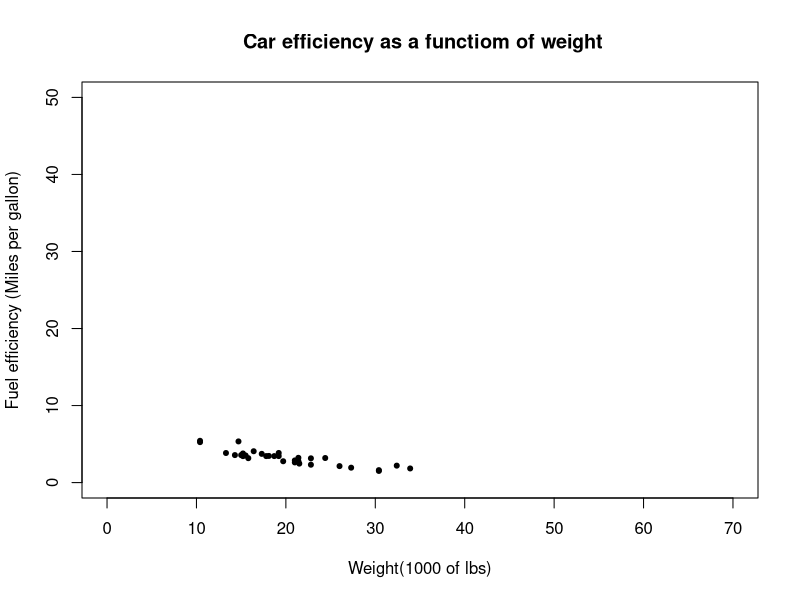
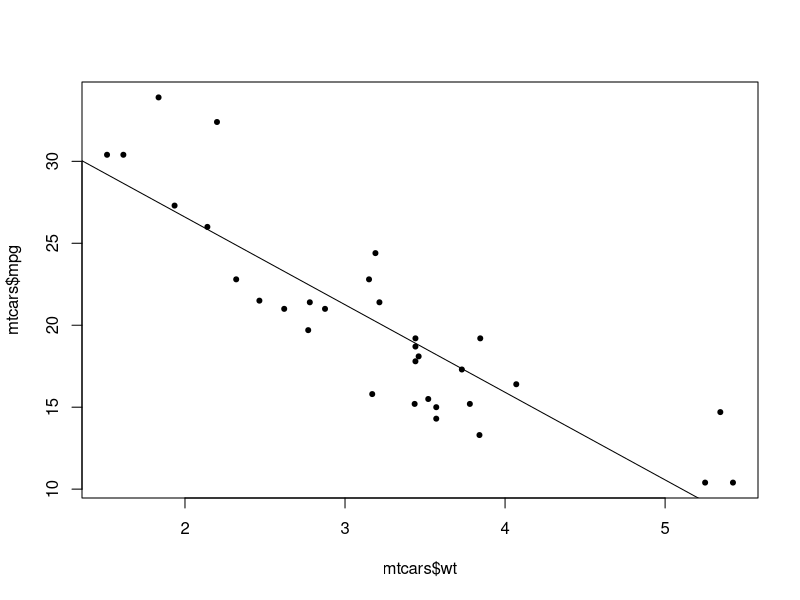
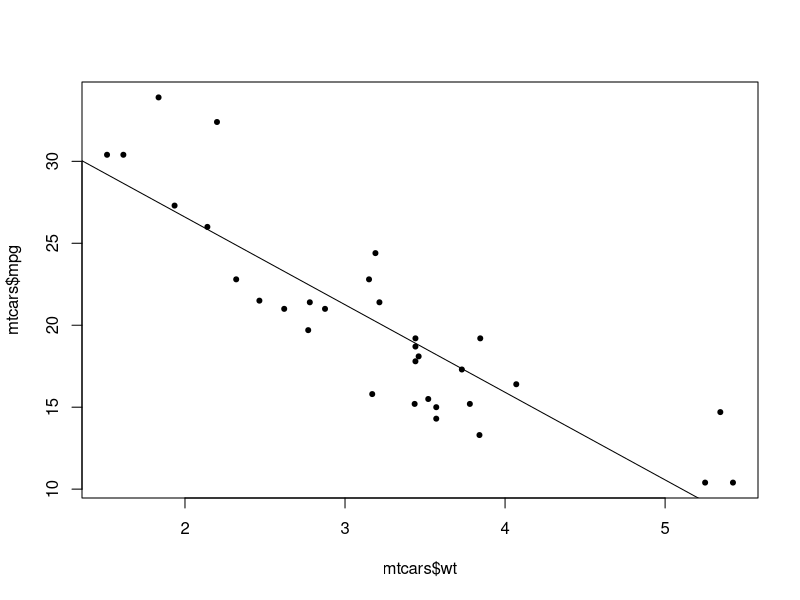

These figures' R source, in order:
###################################
###################################
########                   ########
########   Data Science 3  ########
########       Lab 6       ######## 
########  21st Nov. 2023    ########
########                   ########
###################################
###################################


# Welcome to lab number 6. Today we'll be learning a few more 
# R/general programming concepts before moving onto lecture examples

########################################
####    Boolean logic, continued    ####
########################################

# the main logic operators in R are as follows:
# the NOT operator, !, turns TRUE into FALSE and vice versa
!TRUE
!FALSE
# the AND operator, &, returns TRUE only if elements on both sides of the operator are TRUE
1==1 & 2==1
1==1 & 6==6
# the inclusive OR operator, |, returns TRUE if EITHER of the elements are TRUE
1==1 | 2==1
5==7 | 7==7

# there is no operator for exclusive OR, but there is a function, xor()
xor(8==1 , 3==2)
xor(1==3, 3==3)
xor(1==1, 2==2)
# 1.1 
# mtcars is a database of cars with several variables such as horsepower, weight, number of cylinders etc.
data(mtcars)
head(mtcars)
# Using indexing (square brackets) and the & operator, write a line of code
# that selects only the rows of mtcars with at least 6 cylinders (mtcars$cyl >= 6) and horsepower of at least 110 (mtcars$hp >= 110). Remember to include all the columns.
filtered_mtcars<-mtcars[mtcars$cyl>=6 & mtcars$hp >= 110, 1:11]
#  & mtcars[mtcars$hp<=110,1:11]
### 1.2
# Now select only those rows with either high efficiency (miles per gallon (mpg) of at least 25) or low weight (wt <= 2.5)
select_mtcars<- mtcars[mtcars$mpg>=25 | mtcars$wt <=2.5, 1:11]
select_mtcars
#############################
####    If statements    ####
#############################

# The if() function will execute everything after it, either on the same line or in {} brackets,
# only if there is a TRUE boolean statement within the parentheses
x <- 5
if(x > 3) print ('This statement is true')
if(x-4==1){
  new_object <- c('this','statement','is','also','true')
  print(new_object)
}

### 2.1
# Write a function called probe, that takes two arguments, n and w.
# The function should return a character vector of length n, consisting of 'Water' and 'Land', sampled with probability w. (so probability of sampling 'Water' is w)
# If the p argument is not numeric, or if it is not between 0 and 1, the function should return the following message:
# "Please input a probability between 0 and 1"

probe <- function (p,w){
  if (w==1)print(c("Water", "Land"))
  if(typeof(p)!= "numeric" & p < 0 | p>1){ # nolint
    print("Please input a probability between 0 and 1")
  }
  # return("good")
}
probe(1,1)
data(mtcars)
mtcars
plot(mtcars$mpg, mtcars$wt ,pch =20, ylim= c(0,50),xlim=c(0,70),main =" Car efficiency as a functiom of weight", xlab="Weight(1000 of lbs)", ylab="Fuel efficiency (Miles per gallon)" )

x<-5
# After the if statement we can put an else statement:
if(x-4>1){
  new_object <- c('this','statement','is','also','true')
  print(new_object)
}else{
  print('This is untrue')
}

# A simplified version of if()else is the following:
ifelse(x/2==7,print('Definitely true'),print('categorically false'))

##################################
####    Paste and strsplit    ####
##################################

# paste() and strsplit() can be used to join and separate
# character objects (strings), respectively. For example:

paste('Hello','world!', sep=' ')
strsplit('Hello to you too. /My name is Ed.', split='/')

# You'll notice that strsplit returns a list. This allows us to vectorise the function:
strsplit(c(rownames(mtcars)),split=' ')


#####################
####    Loops    ####
#####################

# Loops are algorithms that repeat a procedure over and over until they are instructed to stop.
# There are two main kinds:
# FOR loops iterate over a predetermined set (vector, list, etc)
fruits <- c('apple','banana', 'pineapple','mango','orange')
for(i in fruits){
  print(paste('My favourite fruit is',i,sep=': '))
}

useless_function <- function(n){
  for (i in 1:n){
    print(paste0(i,'. This number is: ', c('even','odd')[i%%2 +1]))
  }
}
useless_function(7)

### 4.1 
data(iris)

# Write a for loop that iterates over the column names of the iris dataset and print each together with the number of characters in the column name in parenthesis. Example output: Sepal.Length (12). To get the number of characters use the function nchar().

# Next, WHILE loops continue to loop until the boolean statment in the defining parentheses, e.g.
x <- 0
while(x<100){
  print(x)
  x <- x+sample(1:20,1)
}

### 4.2 How many numbers do you need in the sequence 1*2*3*4*5*... before the product exceeds 10 million?
# Use a while loop to get the answer

###################################
####    Linear models intro    ####
###################################

# We can run an OLS linear model using lm()
# Inside the lm and other model functions we use formulas
# Formulas have the dependent variable on the left and the independent (predictor) variables on the right with a ~ in between
# Lets run a bivariate regression of car weight (in 1000 pounds/500 kg) on miles per gallon (1mpg = 1km/L)
model <- lm(mtcars$mpg ~ mtcars$wt)
summary(model)
plot(mtcars$wt,mtcars$mpg,pch=20)>abline(model)
### 5.1
# What does the Estimate for the (Intercept) number represent?
plot(mtcars$wt,mtcars$mpg,pch=20)>abline(model)
### 5.2
# What does the Estimate for the mtcars$wt number represent?
#This estimate represent the predicted change in fuel efficiency associated with a 1 unit cahnge in weight. (1000lbs change in weigth).

### 5.3 
# Is the relationship between these two variables positive or negative? Why do you think that might be?
#It is negative because bigger cars use more energy.
### 5.4 What is the predicted average efficiency in miles per gallon of a 4000 pound (2000kg) car?

37.2851 + (-5.3445) *4
#15.9071
# Let's transform the independent variable:
mtcars$wt_centred <- mtcars$wt - mean(mtcars$wt)

### 5.5
# compare the mean and variance of the new variable with the untransformed variable. What do you notice?

#mean is zero but the variance is the same


### 5.6
# Run a new regression with new independent variable
# What do you notice about the estimates?
# What is the interpretation of the (Intercept) estimate in this regression?
model2 <- lm(mtcars$mpg ~ mtcars$wt_centred)
summary(model2)

#The slope stays the same but the intercept changes

# The intercept represents the predicted fuel efficiency for a car pof average weight 
### 5.7
# Run the following code:
y <- mtcars$mpg
x <- cbind(1,mtcars$wt)
mtcars

# A couple of functions for you to know:
# t() returns the transpose of any matrix
# solve() returns the inverse of any (invertible) matrix
# %*% is matrix multiplication
# with that in mind try to code the following expression in R:
# (x'x)^(-1) * (x'y)
# where ' means the transpose
# Run the code you have written. What do you find?



